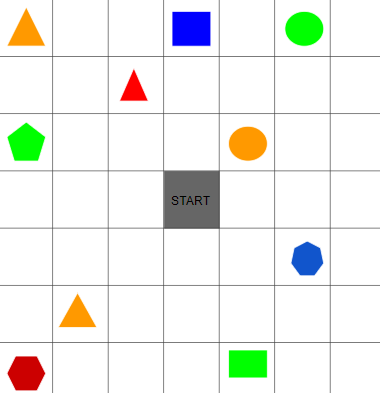
#> input picture Resources/Photos/IP_images/contour.png, 380 x 393 px, found by its file name
$ python test_file_eysrc.py
#> lines starting #> are read from the running program, lines starting #| are printed output that depends on the picture
import cv2 as cv
import numpy as np

image = cv.imread('E:\computer\python\lol\oh damn son\Resources\Photos\IP_images\contour.png')
#> image is the input picture: shape (393, 380, 3); mean B, G, R 235.8, 240.6, 238.8
image_HSV = cv.cvtColor(image,cv.COLOR_BGR2HSV)
#> image_HSV: shape (393, 380, 3); mean H, S, V 3.5, 15.4, 247.2
image_blue,image_green,image_red = cv.split(image)
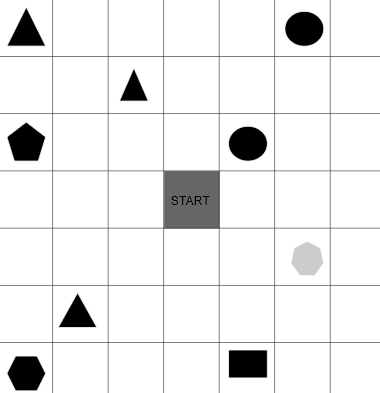
#> image_blue: shape (393, 380); min 0, max 255, mean 235.8
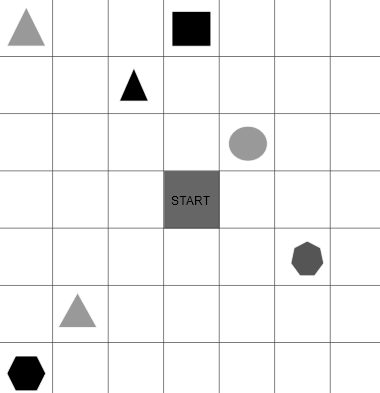
#> image_green: shape (393, 380); min 0, max 255, mean 240.6
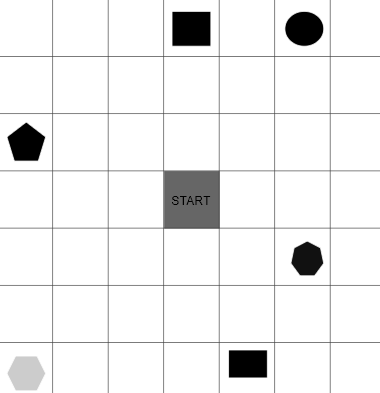
#> image_red: shape (393, 380); min 0, max 255, mean 238.8
blank = np.zeros(image.shape[:2],dtype='uint8')
blank_blue = np.zeros(image.shape[:2],dtype='uint8')
blank_green = np.zeros(image.shape[:2],dtype='uint8')
blank_red = np.zeros(image.shape[:2],dtype='uint8')
image_grey = cv.cvtColor(image,cv.COLOR_BGR2GRAY)
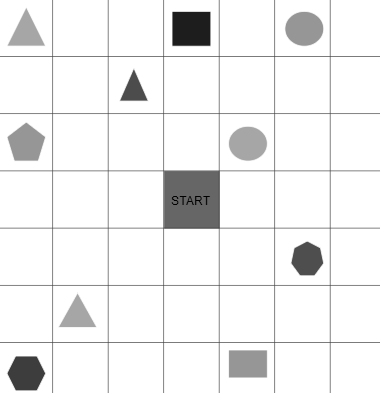
#> image_grey: shape (393, 380); min 0, max 255, mean 239.5
# blue_pic = cv.merge([image_blue,blank,blank])
# red_pic = cv.merge([blank,blank,image_red])
# green_pic = cv.merge([blank,image_green,blank])
blue_pic = cv.merge([blank,image_green,image_red])
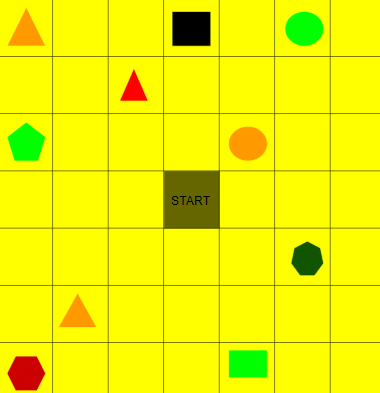
#> blue_pic: shape (393, 380, 3); mean of channels 0, 1, 2 0, 240.6, 238.8; drawn as B, G, R
red_pic = cv.merge([image_blue,image_green,blank])
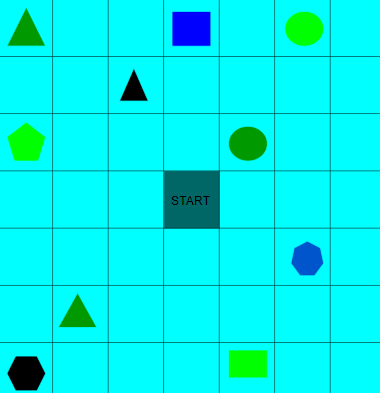
#> red_pic: shape (393, 380, 3); mean of channels 0, 1, 2 235.8, 240.6, 0; drawn as B, G, R
green_pic = cv.merge([image_blue,blank,image_red])
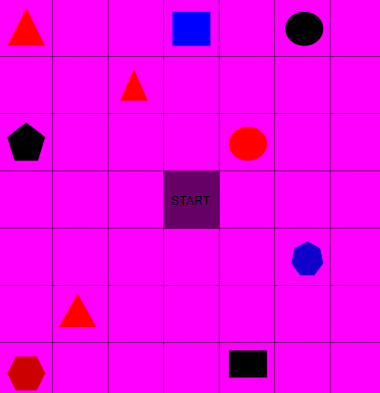
#> green_pic: shape (393, 380, 3); mean of channels 0, 1, 2 235.8, 0, 238.8; drawn as B, G, R

identifier_blue = cv.bitwise_and(image_grey,image_blue)

cv.imshow('initial photo',image)
cv.imshow('photo1',blue_pic)
cv.imshow('photo2',green_pic)
cv.imshow('photo3',red_pic)
cv.waitKey(0)
'''
frame=cv2.imread('E:\computer\python\lol\oh damn son\Resources\Photos\IP_images\contour.png')
img=cv2.resize(frame,(600,600))
kernel = np.ones((5,5),np.uint8)
dilation = cv2.morphologyEx(img,cv2.MORPH_CLOSE,kernel)
img_hsv=cv2.cvtColor(dilation, cv2.COLOR_BGR2HSV)
lower_red = np.array([0,150,50])
upper_red = np.array([10,255,255])
mask_red = cv2.inRange(img_hsv, lower_red, upper_red)
contours, hierarchy = cv2.findContours(mask_red, cv2.RETR_TREE, cv2.CHAIN_APPROX_SIMPLE)
for contour in contours:
    area = cv2.contourArea(contour)
    if (area > 300):
        x, y, w, h = cv2.boundingRect(contour)
        imageFrame = cv2.rectangle(img, (x, y), (x + w, y + h), (255, 0, 0), 2)

        cv2.putText(img, "Red Colour", (x, y),
                    cv2.FONT_HERSHEY_SIMPLEX,
                    1.0, (255, 243, 0))

cv2.imshow("HSV", img_hsv)
cv2.imshow("Image", imageFrame)

while (True):
    k = cv2.waitKey(5) & 0xFF
    if k == 27:
        break

cv2.destroyAllWindows()
cv.waitKey(0)'''
